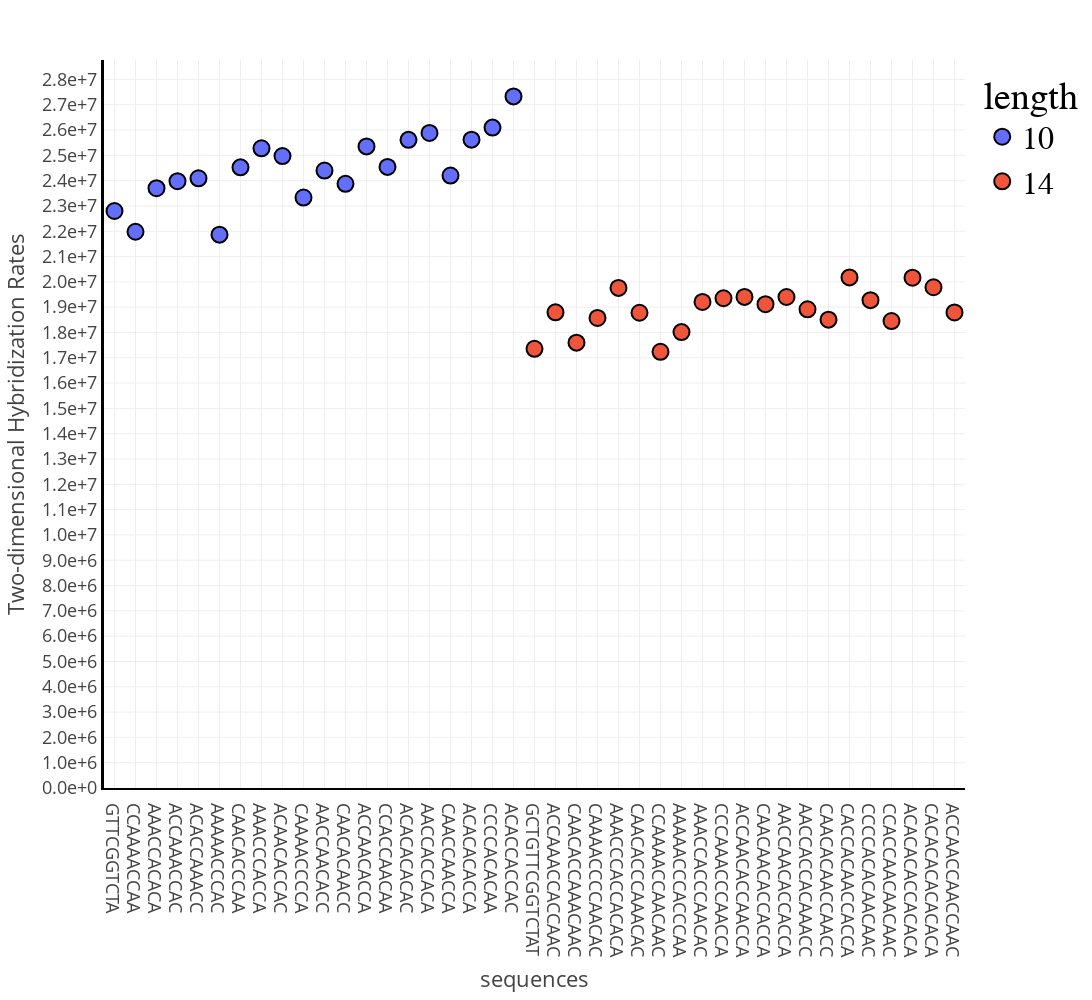

Here is the notebook cell this chart was saved with:
### Code cell
data['length'] = [str(len(d)) for d in data['sequences']]
fig = px.scatter(data,x='sequences', y='computational', color='length')
fig.update_layout(width = 1200,
                  height = 1000,
                  template = 'presentation',
                  scattermode='group',
                  yaxis_title="Two-dimensional Hybridization Rates",
                  yaxis=dict(tickmode = 'linear',
                            #  tickvals = [2e7,2.5e7,3e7,3.5e7,4e7,4.5e7,5e7],
                             nticks=10,
                             tick0=0,
                             dtick=1e6,
                             tickformat=".1e",
                             linecolor='black',
                             automargin=True,
                             linewidth=3,
                             minor=dict(dtick=3,tick0=0)),
                  xaxis=dict(tickmode='linear',
                             dtick=1,
                            #  autorange='reversed',
                             automargin=True,
                             linecolor='black',
                             linewidth=2),
                  legend = dict(
                            font = dict(family='Courier',
                                        size=32,
                                        color='black')))

fig.update_yaxes(showexponent='none')

fig.update_traces(marker=dict(size=16,
                              line=dict(width=2,
                                        color='black'
                              )))
fig.show()

### Figure 1 — Plotly figure (JSON) as saved in the notebook; plotly's stock layout.template omitted (floating-point values rounded to 4 significant figures)
{"data": [{"hovertemplate": "length=10<br>sequences=%{x}<br>computational=%{y}<extra></extra>", "legendgroup": "10", "marker": {"color": "#636efa", "line": {"color": "black", "width": 2}, "size": 16, "symbol": "circle"}, "mode": "markers", "name": "10", "orientation": "v", "showlegend": true, "type": "scatter", "x": ["GTTCGGTCTA", "CCAAAACCAA", "AAACCACACA", "ACCAAACCAC", "ACACCAAACC", "AAAAACCCAC", "CAACACCCAA", "AAACCCACCA", "ACAACACCAC", "CAAAACCCCA", "AACCAACACC", "CAACACAACC", "ACCAACACCA", "CCACCAACAA", "ACACACACAC", "AACCACCACA", "CAACCAACCA", "ACACACACCA", "CCCCACACAA", "ACACCACCAC"], "xaxis": "x", "y": [22800000.0, 21980000.0, 23700000.0, 23980000.0, 24090000.0, 21870000.0, 24530000.0, 25280000.0, 24970000.0, 23330000.0, 24400000.0, 23880000.0, 25350000.0, 24540000.0, 25610000.0, 25880000.0, 24200000.0, 25620000.0, 26100000.0, 27330000.0], "yaxis": "y"}, {"hovertemplate": "length=14<br>sequences=%{x}<br>computational=%{y}<extra></extra>", "legendgroup": "14", "marker": {"color": "#EF553B", "line": {"color": "black", "width": 2}, "size": 16, "symbol": "circle"}, "mode": "markers", "name": "14", "orientation": "v", "showlegend": true, "type": "scatter", "x": ["GCTGTTCGGTCTAT", "ACCAAACCACCAAC", "CAACACCAAACAAC", "CAAAACCCCAACAC", "AAACCCACCACACA", "CAACACCCAAACAC", "CCAAAACCAACAAC", "AAAAACCCACCCAA", "AAACCACCCAACAC", "CCCAAACCCAACCA", "ACCAACACCAACCA", "CAACAACACCACCA", "AACCAACACCACCA", "AACCACCACAAACC", "CAACACAACCAACC", "CACCACAACCACCA", "CCCCACACAACAAC", "CCACCAACAACAAC", "ACACACACCACACA", "CACACACACACACA", "ACCAACCAACCAAC"], "xaxis": "x", "y": [17350000.0, 18800000.0, 17600000.0, 18580000.0, 19760000.0, 18780000.0, 17240000.0, 18010000.0, 19210000.0, 19350000.0, 19410000.0, 19120000.0, 19400000.0, 18920000.0, 18510000.0, 20180000.0, 19280000.0, 18450000.0, 20170000.0, 19790000.0, 18790000.0], "yaxis": "y"}], "layout": {"height": 1000, "legend": {"font": {"color": "black", "family": "Courier", "size": 32}, "title": {"text": "length"}, "tracegroupgap": 0}, "margin": {"t": 60}, "scattermode": "group", "width": 1200, "xaxis": {"anchor": "y", "automargin": true, "domain": [0, 1], "dtick": 1, "linecolor": "black", "linewidth": 2, "tickmode": "linear", "title": {"text": "sequences"}}, "yaxis": {"anchor": "x", "automargin": true, "domain": [0, 1], "dtick": 1000000, "linecolor": "black", "linewidth": 3, "minor": {"dtick": 3, "tick0": 0}, "nticks": 10, "showexponent": "none", "tick0": 0, "tickformat": ".1e", "tickmode": "linear", "title": {"text": "Two-dimensional Hybridization Rates"}}}}
